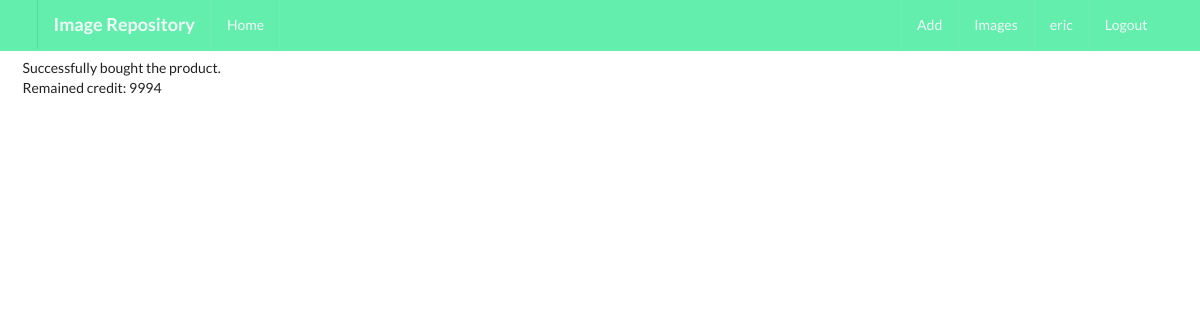
Page /products/success/ (signed in) on the earlier database version.
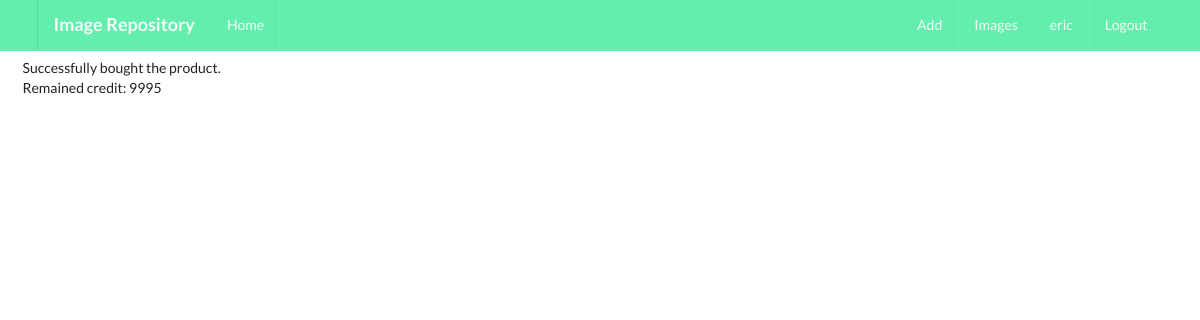
Same page on the later database version.
### profiles/models.py (models this page shows, shortened)
class Profile(models.Model):
    first_name = models.CharField(max_length=200, blank=True)
    last_name = models.CharField(max_length=200, blank=True)
    user = models.OneToOneField(User, on_delete=models.CASCADE)
    bio = models.TextField(default="no bio", max_length=300)
    email = models.EmailField(max_length=200, blank=True)
    avatar = models.ImageField(default='avatar.png', upload_to='avatars/')
    slug = models.SlugField(unique=True, blank=True)
    updated = models.DateTimeField(auto_now=True)
    created = models.DateTimeField(auto_now_add=True)
    credit = models.IntegerField(default=10000)

### products/views.py (the view)
# urls.py: path('success/', product_post_buy, name='product-buy-success'),
def product_post_buy(request):
    qs = Product.objects.all()
    profile = Profile.objects.get(user=request.user)
    context = {
        'qs': qs,
        'profile': profile,
    }
    return render(request, 'products/buy_success.html', context)

### products/templates/products/buy_success.html (shortened to what this page needs)
{% extends 'base.html' %}
{% block content%}
<div class="ui grid">
    <div class="row">
        Successfully bought the product. <br>
        Remained credit: {{profile.credit}}
    </div>
</div>
{% endblock content%}

Differences in the rows shown:
changed Profile: credit "9994" → "9995"
